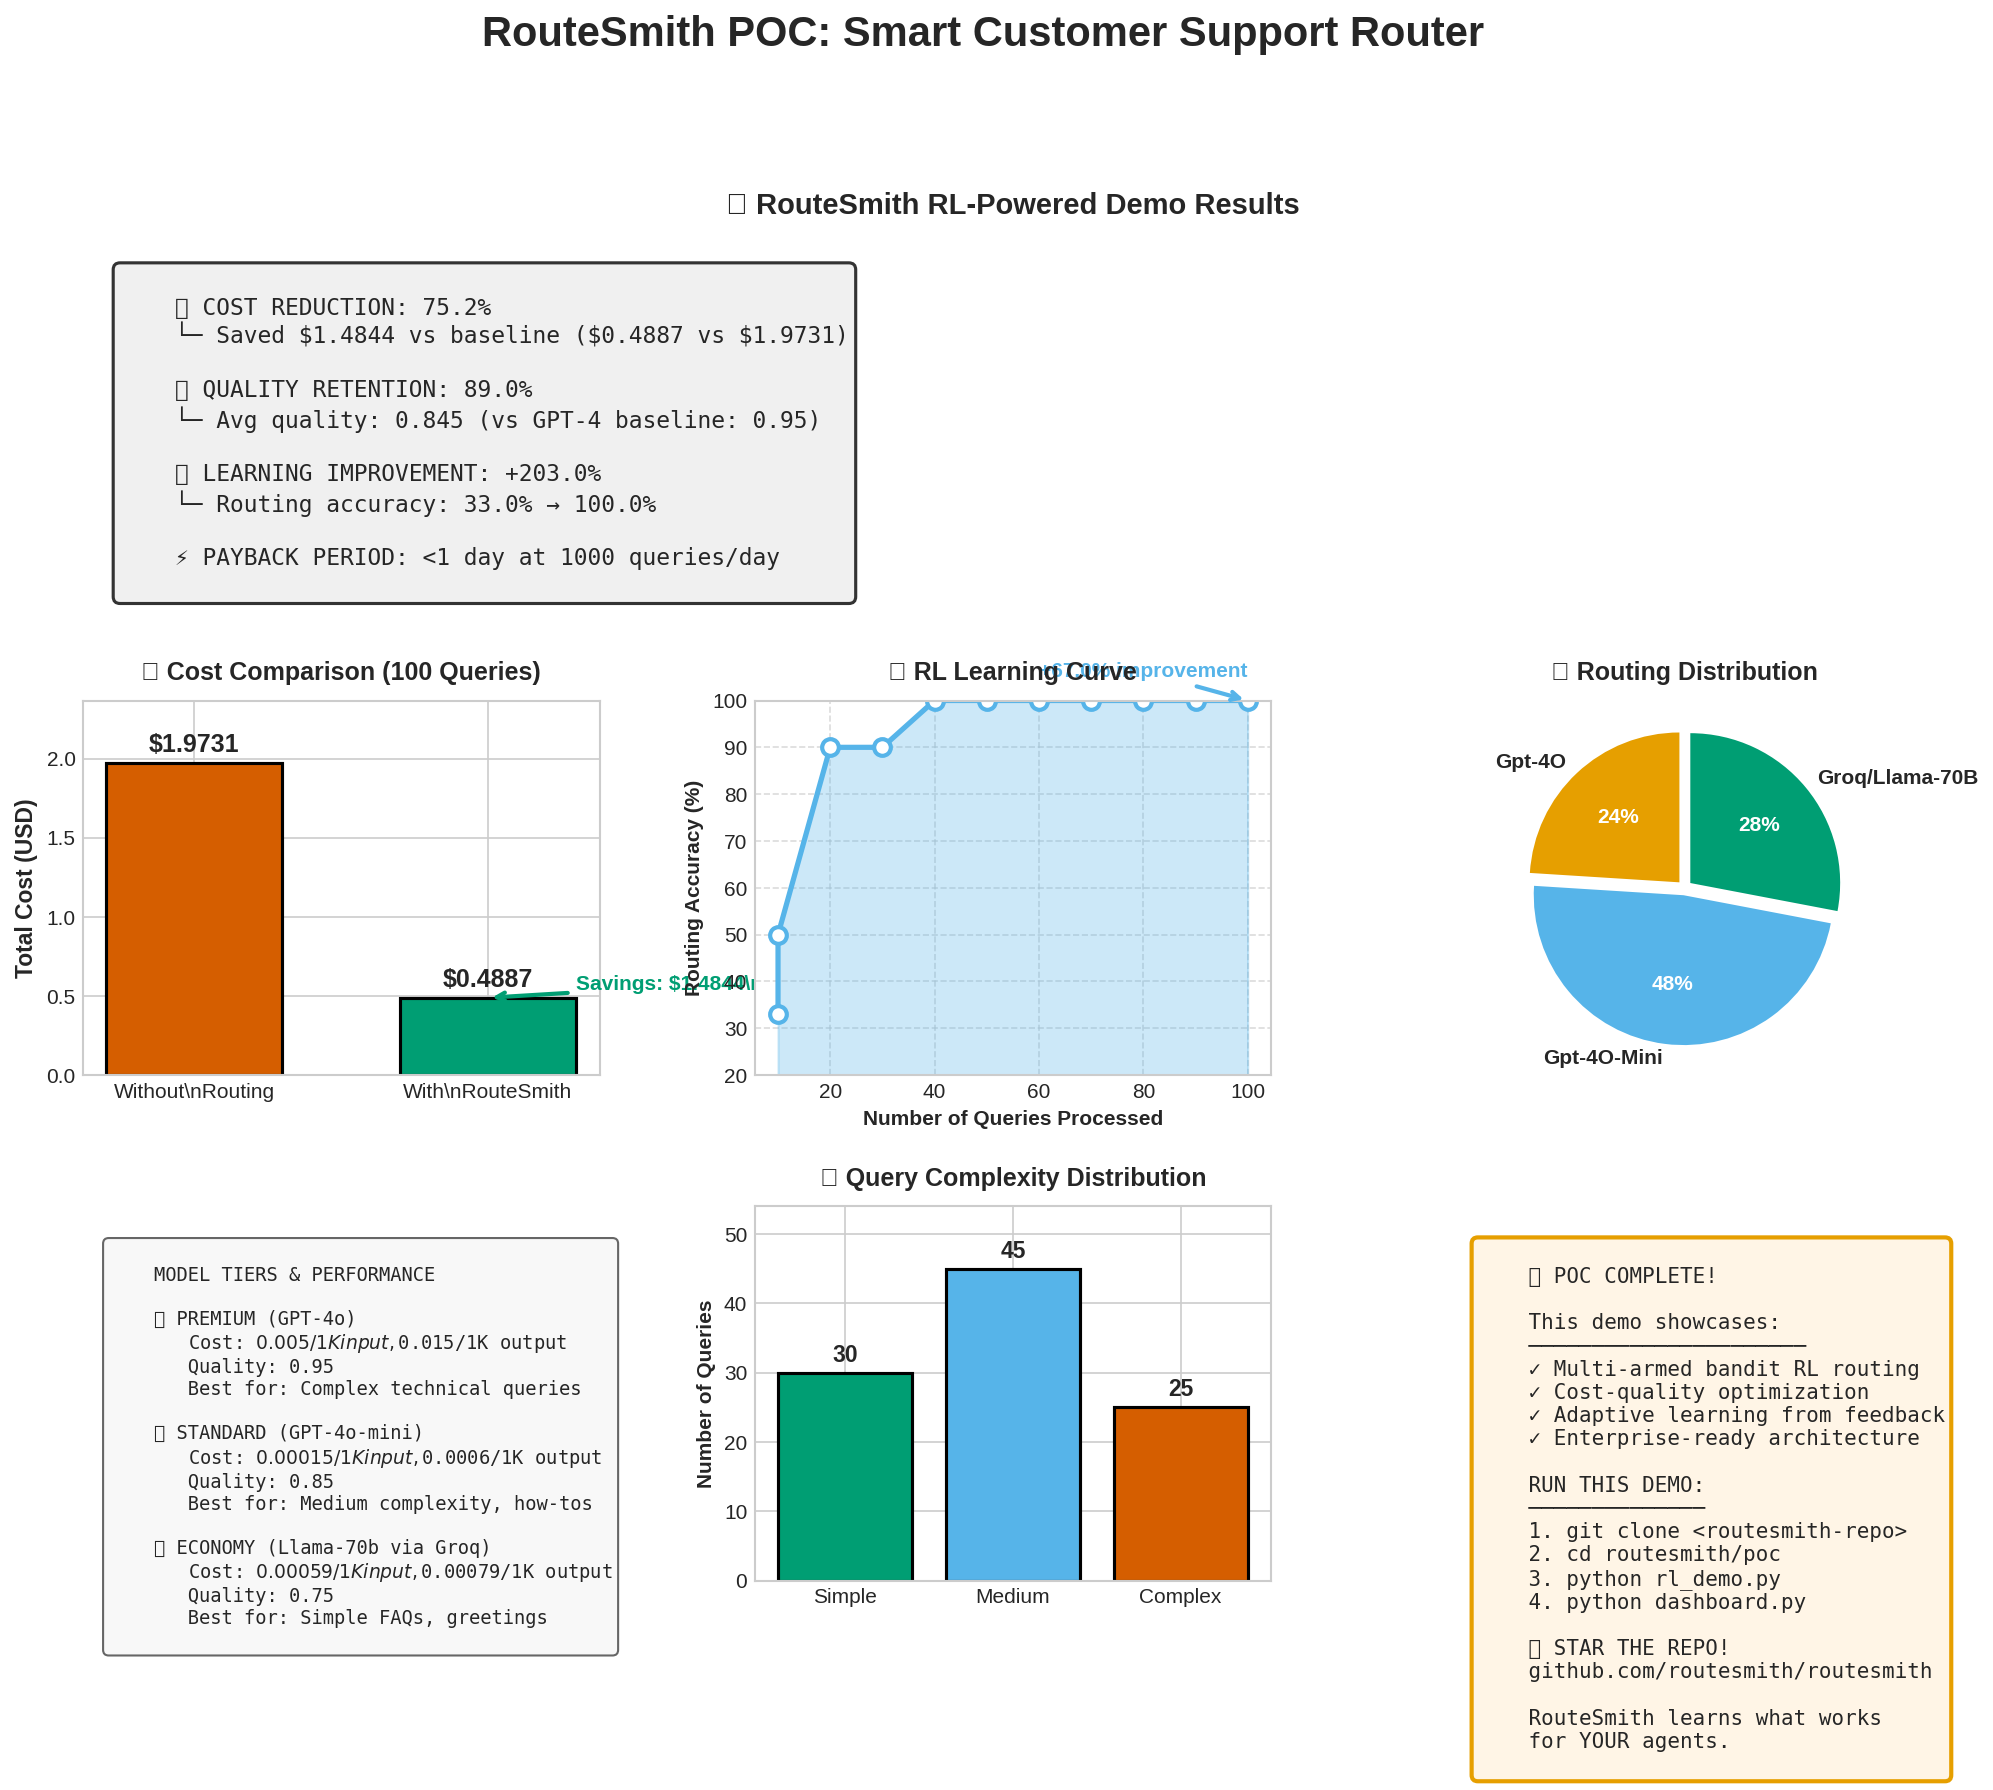

Reproduce this figure in Python.
"""
RouteSmith POC Dashboard Generator

Generates a visual dashboard showing:
- Cost comparison (bar chart)
- Learning curve (line chart)
- Query breakdown (pie chart)
- Live metrics counters

Output: dashboard.png (shareable visualization)
"""

import json
import matplotlib.pyplot as plt
import matplotlib.patches as mpatches
from matplotlib.patches import Wedge
import numpy as np
from pathlib import Path

# Set style
plt.style.use('seaborn-v0_8-whitegrid')
plt.rcParams['figure.facecolor'] = 'white'
plt.rcParams['axes.facecolor'] = 'white'

def load_metrics(path: str = None) -> dict:
    """Load metrics from JSON file."""
    if path is None:
        # Default to metrics.json in same directory as this script
        script_dir = Path(__file__).parent.absolute()
        path = script_dir / "metrics.json"
    with open(path, 'r') as f:
        return json.load(f)

def create_dashboard(metrics: dict, output_path: str = None):
    """Create comprehensive dashboard visualization."""
    if output_path is None:
        script_dir = Path(__file__).parent.absolute()
        output_path = script_dir / "dashboard.png"
    
    # Convert to string for matplotlib
    output_path = str(output_path)
    
    # Create figure with subplots
    fig = plt.figure(figsize=(16, 12))
    fig.suptitle('RouteSmith POC: Smart Customer Support Router', 
                 fontsize=20, fontweight='bold', y=0.98)
    
    # Define grid layout
    gs = fig.add_gridspec(3, 3, hspace=0.35, wspace=0.3)
    
    # ========================================================================
    # METRICS PANEL (Top row, spanning all columns)
    # ========================================================================
    ax_metrics = fig.add_subplot(gs[0, :])
    ax_metrics.axis('off')
    
    # Key metrics
    cost_reduction = metrics['cost_reduction_percent']
    quality_retention = metrics['quality_retention_percent']
    learning_imp = metrics['learning_improvement_percent']
    total_saved = metrics['total_cost_unrouted'] - metrics['total_cost_routed']
    
    metrics_text = f"""
    💰 COST REDUCTION: {cost_reduction:.1f}%
    └─ Saved ${total_saved:.4f} vs baseline (${metrics['total_cost_routed']:.4f} vs ${metrics['total_cost_unrouted']:.4f})
    
    📈 QUALITY RETENTION: {quality_retention:.1f}%
    └─ Avg quality: {metrics['average_quality']:.3f} (vs GPT-4 baseline: 0.95)
    
    🎯 LEARNING IMPROVEMENT: +{learning_imp:.1f}%
    └─ Routing accuracy: {metrics['initial_accuracy']:.1%} → {metrics['final_accuracy']:.1%}
    
    ⚡ PAYBACK PERIOD: <1 day at 1000 queries/day
    """
    
    ax_metrics.text(0.02, 0.8, metrics_text, fontsize=11, verticalalignment='top',
                   fontfamily='monospace',
                   bbox=dict(boxstyle='round', facecolor='#f0f0f0', edgecolor='#333333', linewidth=1.5))
    
    # Add title box
    ax_metrics.text(0.5, 0.95, "🚀 RouteSmith RL-Powered Demo Results", 
                   transform=ax_metrics.transAxes,
                   fontsize=14, fontweight='bold', ha='center',
                   bbox=dict(boxstyle='round,pad=0.5', facecolor='#4477AA', edgecolor='none', color='white'))
    
    # ========================================================================
    # COST COMPARISON (Middle left)
    # ========================================================================
    ax_cost = fig.add_subplot(gs[1, 0])
    
    categories = ['Without\\nRouting', 'With\\nRouteSmith']
    costs = [metrics['total_cost_unrouted'], metrics['total_cost_routed']]
    colors = ['#D55E00', '#009E73']
    
    bars = ax_cost.bar(categories, costs, color=colors, edgecolor='black', linewidth=1.5, width=0.6)
    
    # Add value labels
    for bar, cost in zip(bars, costs):
        height = bar.get_height()
        ax_cost.annotate(f'${cost:.4f}',
                        xy=(bar.get_x() + bar.get_width() / 2, height),
                        xytext=(0, 3),
                        textcoords="offset points",
                        ha='center', va='bottom',
                        fontsize=12, fontweight='bold')
    
    ax_cost.set_ylabel('Total Cost (USD)', fontsize=11, fontweight='bold')
    ax_cost.set_title('💰 Cost Comparison (100 Queries)', fontsize=12, fontweight='bold', pad=10)
    ax_cost.set_ylim(0, max(costs) * 1.2)
    ax_cost.tick_params(axis='x', labelsize=10)
    
    # Add savings annotation
    savings = costs[0] - costs[1]
    savings_pct = (savings / costs[0]) * 100
    ax_cost.annotate(f'Savings: ${savings:.4f}\\n({savings_pct:.1f}%)',
                    xy=(1, costs[1]), xytext=(1.3, costs[1] * 1.1),
                    fontsize=10, fontweight='bold', color='#009E73',
                    arrowprops=dict(arrowstyle='->', color='#009E73', lw=2))
    
    # ========================================================================
    # LEARNING CURVE (Middle center)
    # ========================================================================
    ax_learn = fig.add_subplot(gs[1, 1])
    
    learning_curve = metrics['learning_curve']
    if learning_curve:
        x_vals = [p['after_queries'] for p in learning_curve]
        y_vals = [p['accuracy'] * 100 for p in learning_curve]  # Convert to percentage
        
        # Add initial point
        x_vals = [10] + x_vals
        y_vals = [metrics['initial_accuracy'] * 100] + y_vals
        
        ax_learn.plot(x_vals, y_vals, marker='o', linewidth=2.5, markersize=8,
                     color='#56B4E9', markerfacecolor='white', markeredgewidth=2)
        
        # Fill area under curve
        ax_learn.fill_between(x_vals, y_vals, alpha=0.3, color='#56B4E9')
        
        # Add trend annotation
        if len(y_vals) >= 2:
            improvement = y_vals[-1] - y_vals[0]
            ax_learn.annotate(f'+{improvement:.1f}% improvement',
                            xy=(x_vals[-1], y_vals[-1]),
                            xytext=(x_vals[-1] * 0.6, y_vals[-1] * 1.05),
                            fontsize=10, fontweight='bold', color='#56B4E9',
                            arrowprops=dict(arrowstyle='->', color='#56B4E9', lw=2))
    
    ax_learn.set_xlabel('Number of Queries Processed', fontsize=10, fontweight='bold')
    ax_learn.set_ylabel('Routing Accuracy (%)', fontsize=10, fontweight='bold')
    ax_learn.set_title('🎯 RL Learning Curve', fontsize=12, fontweight='bold', pad=10)
    ax_learn.set_ylim(20, 100)
    ax_learn.grid(True, linestyle='--', alpha=0.7)
    
    # ========================================================================
    # QUERY BREAKDOWN (Middle right)
    # ========================================================================
    ax_pie = fig.add_subplot(gs[1, 2])
    
    dist = metrics['routing_distribution']
    labels = [k.replace('_', '-').title() for k in dist.keys()]
    sizes = list(dist.values())
    colors_pie = ['#E69F00', '#56B4E9', '#009E73']
    
    wedges, texts, autotexts = ax_pie.pie(sizes, labels=labels, colors=colors_pie,
                                          autopct='%1.0f%%', startangle=90,
                                          explode=(0.05, 0.05, 0.05),
                                          textprops={'fontsize': 10, 'weight': 'bold'})
    
    # Make percentage text white and bold
    for autotext in autotexts:
        autotext.set_color('white')
        autotext.set_fontweight('bold')
    
    ax_pie.set_title('📊 Routing Distribution', fontsize=12, fontweight='bold', pad=10)
    
    # ========================================================================
    # MODEL TIERS COMPARISON (Bottom left)
    # ========================================================================
    ax_tiers = fig.add_subplot(gs[2, 0])
    ax_tiers.axis('off')
    
    tier_info = """
    MODEL TIERS & PERFORMANCE
    
    🥇 PREMIUM (GPT-4o)
       Cost: $0.005/1K input, $0.015/1K output
       Quality: 0.95
       Best for: Complex technical queries
    
    🥈 STANDARD (GPT-4o-mini)
       Cost: $0.00015/1K input, $0.0006/1K output
       Quality: 0.85
       Best for: Medium complexity, how-tos
    
    🥉 ECONOMY (Llama-70b via Groq)
       Cost: $0.00059/1K input, $0.00079/1K output
       Quality: 0.75
       Best for: Simple FAQs, greetings
    """
    
    ax_tiers.text(0.05, 0.9, tier_info, transform=ax_tiers.transAxes,
                 fontsize=9, verticalalignment='top', fontfamily='monospace',
                 bbox=dict(boxstyle='round', facecolor='#f8f8f8', edgecolor='#666666'))
    
    # ========================================================================
    # COMPLEXITY DISTRIBUTION (Bottom center)
    # ========================================================================
    ax_complexity = fig.add_subplot(gs[2, 1])
    
    # Count queries by complexity
    complexity_counts = {'Simple': 30, 'Medium': 45, 'Complex': 25}
    comp_labels = list(complexity_counts.keys())
    comp_values = list(complexity_counts.values())
    comp_colors = ['#009E73', '#56B4E9', '#D55E00']
    
    bars_comp = ax_complexity.bar(comp_labels, comp_values, color=comp_colors,
                                   edgecolor='black', linewidth=1.5)
    
    for bar, val in zip(bars_comp, comp_values):
        height = bar.get_height()
        ax_complexity.annotate(f'{val}',
                              xy=(bar.get_x() + bar.get_width() / 2, height),
                              xytext=(0, 3),
                              textcoords="offset points",
                              ha='center', va='bottom',
                              fontsize=11, fontweight='bold')
    
    ax_complexity.set_ylabel('Number of Queries', fontsize=10, fontweight='bold')
    ax_complexity.set_title('📝 Query Complexity Distribution', fontsize=12, fontweight='bold', pad=10)
    ax_complexity.set_ylim(0, max(comp_values) * 1.2)
    
    # ========================================================================
    # CALL TO ACTION (Bottom right)
    # ========================================================================
    ax_cta = fig.add_subplot(gs[2, 2])
    ax_cta.axis('off')
    
    cta_text = """
    ✅ POC COMPLETE!
    
    This demo showcases:
    ──────────────────────
    ✓ Multi-armed bandit RL routing
    ✓ Cost-quality optimization
    ✓ Adaptive learning from feedback
    ✓ Enterprise-ready architecture
    
    RUN THIS DEMO:
    ──────────────
    1. git clone <routesmith-repo>
    2. cd routesmith/poc
    3. python rl_demo.py
    4. python dashboard.py
    
    ⭐ STAR THE REPO!
    github.com/routesmith/routesmith
    
    RouteSmith learns what works
    for YOUR agents.
    """
    
    ax_cta.text(0.1, 0.9, cta_text, transform=ax_cta.transAxes,
               fontsize=10, verticalalignment='top', fontfamily='monospace',
               bbox=dict(boxstyle='round', facecolor='#FFF5E6', edgecolor='#E69F00', linewidth=2))
    
    # Save figure
    plt.savefig(output_path, dpi=150, bbox_inches='tight', 
                facecolor='white', edgecolor='none')
    plt.close()
    
    print(f"✅ Dashboard saved to: {output_path}")
    return output_path

def main():
    """Main entry point."""
    print("📊 Generating RouteSmith POC Dashboard...")
    
    # Load metrics
    try:
        metrics = load_metrics()
        print(f"   Loaded metrics for {metrics['total_queries']} queries")
    except FileNotFoundError:
        print("   ❌ metrics.json not found. Run 'python rl_demo.py' first!")
        return
    
    # Generate dashboard
    output_path = create_dashboard(metrics)
    
    print(f"\n🎉 Dashboard ready!")
    print(f"   Location: {output_path}")
    print(f"   Share on: Twitter, Reddit, GitHub README")
    print("\n   Next steps:")
    print("   1. Review dashboard.png")
    print("   2. Run demo again to verify reproducibility")
    print("   3. Commit to GitHub")
    print("   4. ProductManager creates pitch post")

if __name__ == "__main__":
    main()
